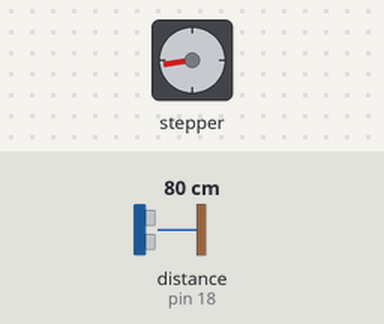
A program run on a simulated Raspberry Pi (header pin numbers). Parts: stepper motor. The inputs (shaded band) are chosen by the test bench; at power-on: distance to the obstacle (sensor on pin 18) 80 cm. The echo pulse lasts 58.3 µs per cm; the stepper is drawn at 2048 steps a turn; threads take turns every 2 ms; the clock reads 2024-03-15 10:24:30 at power-on unless the program sets it; what the program prints to the terminal is not drawn.

Above: at 1.2 s.
1.3 s: distance to the obstacle (sensor on pin 18) set to 29 cm
3.5 s: distance to the obstacle (sensor on pin 18) set to 23 cm
At 3.7 s:
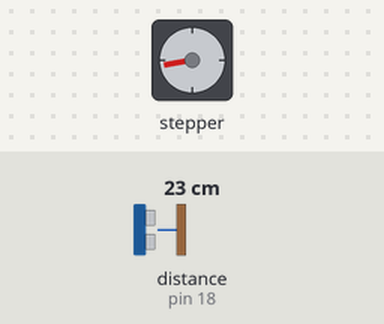
At 4.3 s:
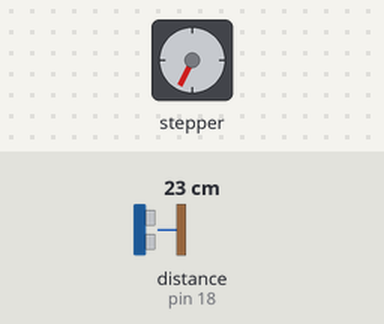
6.5 s: distance to the obstacle (sensor on pin 18) set to 120 cm
At 7.5 s:
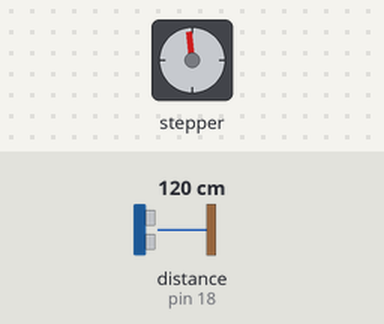
Timing chart, 0 to 9.5 s (numbered marks = the images above; inputs shaded):
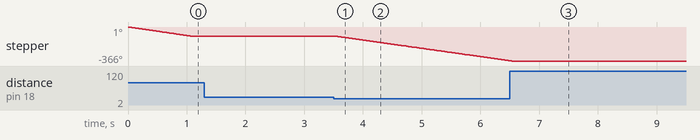

The program:

rail_mode_demo.py
```python
# -*- coding: utf-8 -*-
import RPi.GPIO as GPIO
import time
import sys
import signal
import threading

#GPIO 핀
TRIG = 16 # 트리거
ECHO = 18 # 에코
ControlPin = [7, 11, 13, 15]

seq = [ [1, 0, 0, 0],
       [1, 1, 0, 0],
       [0, 1, 0, 0],
       [0, 1, 1, 0],
       [0, 0, 1, 0],
       [0, 0, 1, 1],
       [0, 0, 0, 1],
       [1, 0, 0, 1] ]

#거리 타임 아웃 용
MAX_DISTANCE_CM = 300
MAX_DURATION_TIMEOUT = (MAX_DISTANCE_CM * 2 * 29.1) #17460 # 17460us = 300cm

distance = 0

# 키보드 CTRL + C 누르면 종료 되게 처리
def signal_handler(signal, frame):
    print('You pressed Ctrl+C!')
    GPIO.cleanup()
    sys.exit(0)
signal.signal(signal.SIGINT, signal_handler)

# cm 환산 함수
# 아두이노 UltraDistSensor 코드에서 가져옴
def distanceInCm(duration):
    # 물체에 도착후 돌아오는 시간 계산
    # 시간 = cm / 음속 * 왕복
    # t   = 0.01/340 * 2= 0.000058824초 (58.824us)

    # 인식까지의 시간
    # t = 0.01/340 = 0.000029412초 (29.412us)

    # duration은 왕복 시간이니 인식까지의 시간에서 2로 나눔
    return (duration/2)/29.1


# 거리 표시
def print_distance(distance):
    if distance == 0:
        distanceMsg = 'Distance : out of range                   \r'
    else:
        distanceMsg = 'Distance : ' + str(distance) + 'cm' + '        \r'
    sys.stdout.write(distanceMsg)
    sys.stdout.flush()


def main():
    # 파이썬 GPIO 모드
    GPIO.setmode(GPIO.BOARD)

    # 핀 설정
    GPIO.setup(TRIG, GPIO.OUT) # 트리거 출력
    GPIO.setup(ECHO, GPIO.IN)  # 에코 입력

    print('To Exit, Press the CTRL+C Keys')

    # HC-SR04 시작 전 잠시 대기
    GPIO.output(TRIG, False)
    print('Waiting For Sensor To Ready')
    time.sleep(1) # 1초

    #시작
    print('Start!!')
    while True:
        global distance
        #171206 중간에 통신 안되는 문제 개선용
        fail = False
        time.sleep(0.1)
        # 트리거를 10us 동안 High 했다가 Low로 함.
        # sleep 0.00001 = 10us
        GPIO.output(TRIG, True)
        time.sleep(0.00001)
        GPIO.output(TRIG, False)

        # ECHO로 신호가 들어 올때까지 대기
        timeout = time.time()
        while GPIO.input(ECHO) == 0:
            #들어왔으면 시작 시간을 변수에 저장
            pulse_start = time.time()
            if ((pulse_start - timeout)*1000000) >= MAX_DURATION_TIMEOUT:
                #171206 중간에 통신 안되는 문제 개선용
                #continue
                fail = True
                break

        #171206 중간에 통신 안되는 문제 개선용
        if fail:
            continue
        #ECHO로 인식 종료 시점까지 대기
        timeout = time.time()
        while GPIO.input(ECHO) == 1:
            #종료 시간 변수에 저장
            pulse_end = time.time()
            if ((pulse_end - pulse_start)*1000000) >= MAX_DURATION_TIMEOUT:
                print_distance(0)
                #171206 중간에 통신 안되는 문제 개선용
                #continue
                fail = True
                break

        #171206 중간에 통신 안되는 문제 개선용
        if fail:
            continue

        #인식 시작부터 종료까지의 차가 바로 거리 인식 시간
        pulse_duration = (pulse_end - pulse_start) * 1000000

        # 시간을 cm로 환산
        distance = distanceInCm(pulse_duration)
        #print(pulse_duration)
        #print('')
        # 자리수 반올림
        distance = round(distance, 2)

        #표시
        print_distance(distance)

    GPIO.cleanup()

def move_stepper():
    global halfstep
    global ControlPin
    global seq
    GPIO.setmode(GPIO.BOARD)
    for pin in ControlPin:
        GPIO.setup(pin, GPIO.OUT)
        GPIO.output(pin,0)

    while(1):
        global distance
        #print_distance(distance)
        if(distance < 28.5):
        #if(distance > 4.4):
            for halfstep in range(8):
                for pin in range(4):
                    GPIO.output(ControlPin[3-pin], seq[halfstep][pin])
                time.sleep(0.00095)

def move_stepper_thread():
    thread = threading.Thread(target = move_stepper)
    thread.daemon = True
    thread.start()

while(1):
    move_stepper_thread()
    main()
```

Measured:
- the behaviour switches between 27 and 26 cm on distance to the obstacle (sensor on pin 18) (found by bisection; images 0 and 1)
- after the input at 1.3 s, every drawn part: stays the same
- after the input at 3.5 s, stepper: keeps turning counter-clockwise at about 90°/s, starting after 0.05 s
- after the input at 6.5 s, stepper: goes on until 6.5 s, then stays -366°
- by itself, stepper: keeps turning counter-clockwise at about 93°/s
